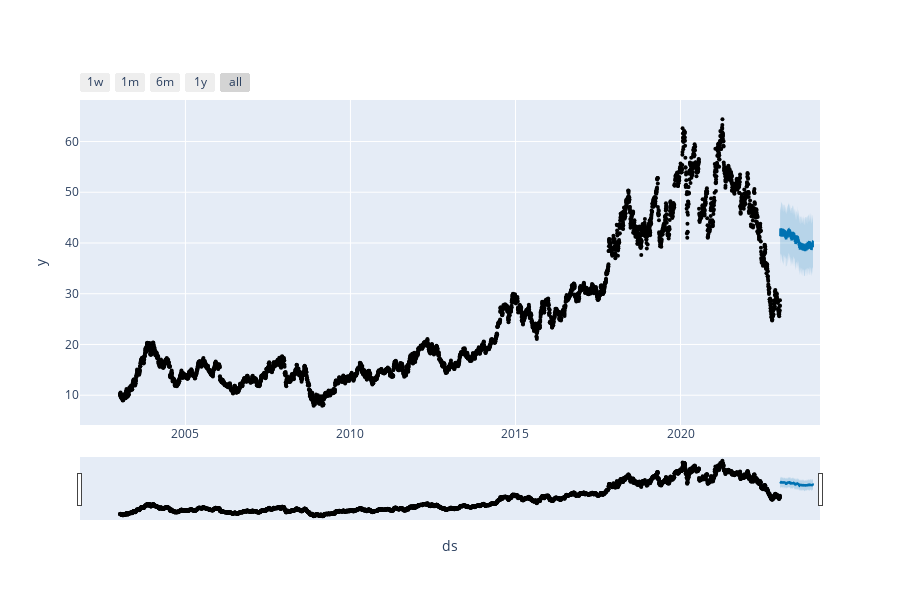

Write notebook code for a chart like this one.
### Code cell
plot_plotly(model,forecast)

### Figure 1 — Plotly figure (JSON) as saved in the notebook; plotly's stock layout.template omitted (floating-point values rounded to 4 significant figures; data arrays with more than 128 entries replaced by an {"elided": "..."} marker saying what was removed)
{"data": [{"marker": {"color": "black", "size": 4}, "mode": "markers", "name": "Actual", "type": "scatter", "x": {"elided": "5035 str values"}, "y": {"elided": "5035 float values"}}, {"hoverinfo": "skip", "line": {"width": 0}, "mode": "lines", "type": "scatter", "x": {"elided": "365 str values"}, "y": {"elided": "365 float values"}}, {"fill": "tonexty", "fillcolor": "rgba(0, 114, 178, 0.2)", "line": {"color": "#0072B2", "width": 2}, "mode": "lines", "name": "Predicted", "type": "scatter", "x": {"elided": "365 str values"}, "y": {"elided": "365 float values"}}, {"fill": "tonexty", "fillcolor": "rgba(0, 114, 178, 0.2)", "hoverinfo": "skip", "line": {"width": 0}, "mode": "lines", "type": "scatter", "x": {"elided": "365 str values"}, "y": {"elided": "365 float values"}}], "layout": {"height": 600, "showlegend": false, "width": 900, "xaxis": {"rangeselector": {"buttons": [{"count": 7, "label": "1w", "step": "day", "stepmode": "backward"}, {"count": 1, "label": "1m", "step": "month", "stepmode": "backward"}, {"count": 6, "label": "6m", "step": "month", "stepmode": "backward"}, {"count": 1, "label": "1y", "step": "year", "stepmode": "backward"}, {"step": "all"}]}, "rangeslider": {"visible": true}, "title": {"text": "ds"}, "type": "date"}, "yaxis": {"title": {"text": "y"}}}}
